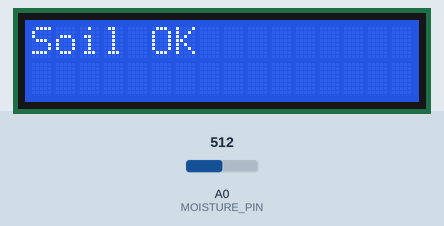
The sketch below on a simulated Arduino Uno, built with avr-gcc and run on an emulated ATmega328P. On the bench: 16×2 character LCD. The inputs (shaded band) are chosen by the test bench; at power-on: A0 (MOISTURE_PIN) = 512. What the sketch prints to the serial monitor is not drawn.

Above: at 1.2 s.
1.3 s: A0 (MOISTURE_PIN) set to 593
At 3.8 s:
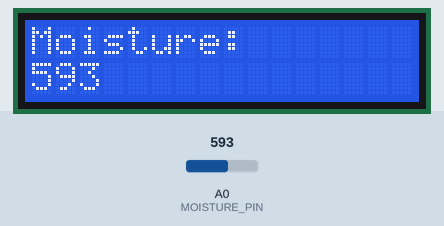
5.6 s: A0 (MOISTURE_PIN) set to 618
At 8.4 s:
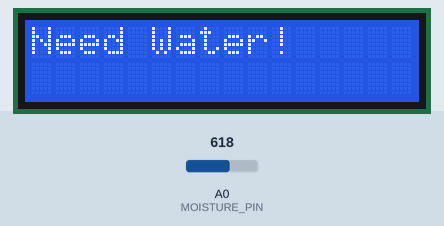
13.4 s: A0 (MOISTURE_PIN) set to 590
At 16.0 s:
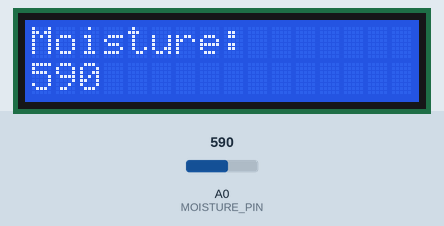
Timing chart, 0 to 17.5 s (numbered marks = the images above; inputs shaded):
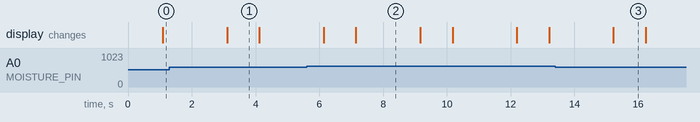

The sketch:

humidity_temp_indicator.ino
```cpp
#include <LiquidCrystal_I2C.h>

#define MOISTURE_PIN A0   // Analog pin for soil moisture sensor
#define THRESHOLD 600     // Adjust this after testing

LiquidCrystal_I2C lcd(0x27, 16, 2);

void setup() {
  lcd.init();
  lcd.backlight();
  Serial.begin(9600);
}

void loop() {

  int moistureValue = analogRead(MOISTURE_PIN);
  Serial.println(moistureValue);

  lcd.clear();
  lcd.setCursor(0, 0);
  lcd.print("Moisture:");
  lcd.setCursor(0, 1);
  lcd.print(moistureValue);

  delay(1000);

  lcd.clear();
  lcd.setCursor(0, 0);

  if (moistureValue > THRESHOLD) {
    lcd.print("Need Water!");
  } else {
    lcd.print("Soil OK");
  }

  delay(2000);
}
```

Measured:
- the behaviour switches between 600 and 601 on A0 (MOISTURE_PIN) (found by bisection; images 1 and 2)
- after the input at 1.3 s, the display: changes after 1.8 s (image 1)
- after the input at 5.6 s, the display: first changes after 0.53 s (image 2 shows a later state)
- after the input at 13.4 s, the display: changes after 1.8 s (image 3)
- what the display in image 1 shows lasts 1.0 s, from 3.1 s to 4.1 s
- what the display in image 2 shows lasts 2.1 s, from 7.1 s to 9.2 s
